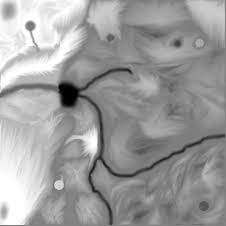
#> input picture Python/feilds/img.png, 226 x 226 px
$ python main.py
#> lines starting #> are read from the running program, lines starting #| are printed output that depends on the picture
### Python/screen.py
import cv2 as cv
import numpy as np
import threading

class Screen():

    def __init__(self, width, height, bots):
        self.width = width
        self.height = height
        self.fps = 100
        self.bg = "feilds/img.png"
        self.screen = cv.resize(cv.imread(self.bg), (self.width, self.height))
        self.bots = bots

    def update_frame(self):
        self.screen = cv.resize(cv.imread(self.bg), (self.width, self.height))
        self.print_bots()

    def out_screen(self):
        while True:
            self.update_frame()
            cv.imshow("frame", cv.resize(self.screen, dsize=(0, 0), fx=10, fy=10))
            if cv.waitKey(self.fps) == 27:
                break

    def print_bots(self):
        for bot in self.bots:
            x, y = bot.pos
            self.screen[x, y] = np.asarray([0, 0, 255])

    def loop(self):
        threading.Thread(target = self.out_screen, args=()).start()

### Python/move_logic.py
import random
import time
from math import sqrt

class MoveLogic:

    def __init__(self, bots):
        self.bots = bots
        self.point = (0, 0)

    def set_point(self, point):
        self.point = point

    def calculat_distance(self, point1, point2):
        return sqrt((point1[0]-point2[0])**2+(point1[1]-point2[1])**2)

    def is_occupied_point(self, point, bots, it):
        for bot in bots:
            if bot.pos == point and bot != it:
                return True
        return False

    def find_best_angle(self, bot, point):
        position = bot.pos
        spead = bot.spead
        best_distance = float("inf")
        best_angle = (0, 0)
        for x in range(-1, 2):
            for y in range(-1, 2):
                temp_position = (position[0]+x*spead, position[1]+y*spead)
                temp_distance = self.calculat_distance(temp_position, point)
                if temp_distance < best_distance and not self.is_occupied_point(temp_position, self.bots, bot):
                    best_distance = temp_distance
                    best_angle = (x, y)
        return best_angle

    # [7 lines left out: function rand_move, not called in this run]


    def move_master(self):
        bot = self.bots[0]
        bot.angle = self.find_best_angle(bot, self.point)
        bot.move()

    def move_slaves(self):
        master_pos = self.bots[0].pos
        for bot in self.bots[1:]:
            if self.calculat_distance(master_pos, bot.pos) < bot.communication_range - bot.communication_nice:
                self.rand_move(bot)
            else:
                bot.angle = self.find_best_angle(bot, master_pos)
                bot.move()


    def swarm(self):
        while self.bots[0].pos != self.point:
            self.move_master()
            self.move_slaves()
            time.sleep(0.05)

        for i in range(10):
            self.move_slaves()
            time.sleep(0.05)

### Python/drone.py
import random

class Drone:

    def __init__(self, pos):
        self.pos = pos
        self.angle = (0, 0)
        self.spead = 1
        self.communication_range = 10
        self.communication_nice = 10

    def move(self):
        self.pos = (self.pos[0] + self.angle[0]*self.spead, self.pos[1] + self.angle[1]*self.spead)

### Python/main.py
import time

from screen import Screen
from drone import Drone
from move_logic import MoveLogic

bots = []
for i in range(15):
    bots.append(Drone((1, i)))


point = (45,76)

screen = Screen(100, 100, bots)
#> in __init__, `self.screen = cv.resize(cv.imread(self.bg), (self.width, self.height))`:
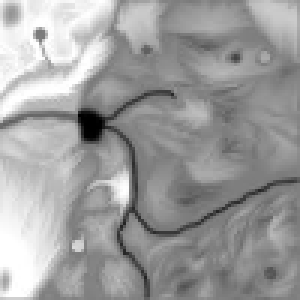
#> self.screen: shape (100, 100, 3) (shown 3 times larger); min 0, max 255, mean 157.4
screen.loop()

time.sleep(1)
move = MoveLogic(bots)
move.set_point(point)
move.swarm()
#> the loop in swarm, `while self.bots[0].pos != self.point:` made 76 passes; (key Esc is pressed on pass 1)
